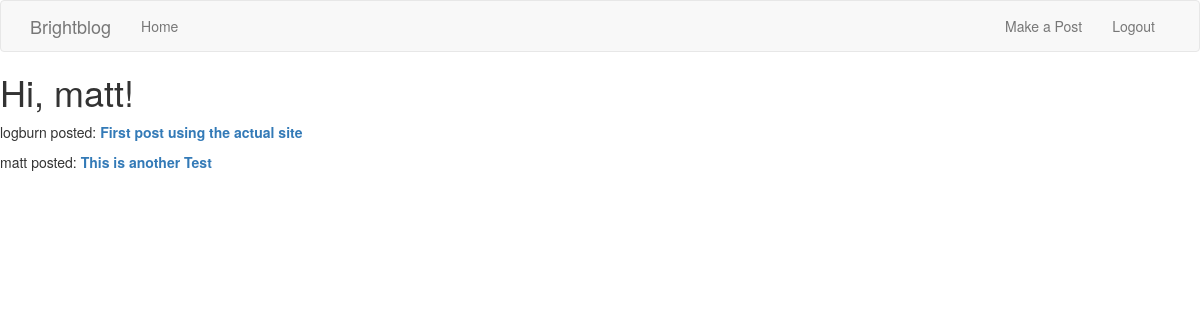
The page /index (signed in) on the database its author committed.
### app/models.py (models this page shows, shortened)
class User(UserMixin, db.Model):
    id = db.Column(db.Integer, primary_key=True)
    username = db.Column(db.String(64), index=True, unique=True)
    email = db.Column(db.String(120), index=True, unique=True)
    password_hash = db.Column(db.String(128))
    posts = db.relationship('Post', backref='author', lazy='dynamic')
    comments = db.relationship('Comment', backref='author', lazy='dynamic')

class Post(db.Model):
    id = db.Column(db.Integer, primary_key=True)
    title = db.Column(db.String(150))
    body = db.Column(db.Text())
    timestamp = db.Column(db.DateTime, index=True, default=datetime.utcnow)
    user_id = db.Column(db.Integer, db.ForeignKey('user.id'))

### app/routes.py (the view)
@app.route('/')
@app.route('/index')
def index():
    posts = Post.query.all()
    return render_template('index.html', title='Home Page', posts=posts)

### app/models.py (called while the page is built)
@login.user_loader
def load_user(id):
    return User.query.get(int(id))

### app/templates/index.html
{% extends "base.html" %}
{% block content %}
    <h1>Hi, {{ current_user.username }}!</h1>
    {% for post in posts %}
    <div>
        <p>
            {{ post.author.username }} posted:
            <b><a href="{{url_for('show_post', post_id=post.id) }}">{{ post.title }}</a></b>
        </p>
    </div>
    {% endfor %}
{% endblock %}

### rows shown on the page
User: username "matt"
Post: author.username "logburn", title "First post using the actual site"
Post: author.username "matt", title "This is another Test"
